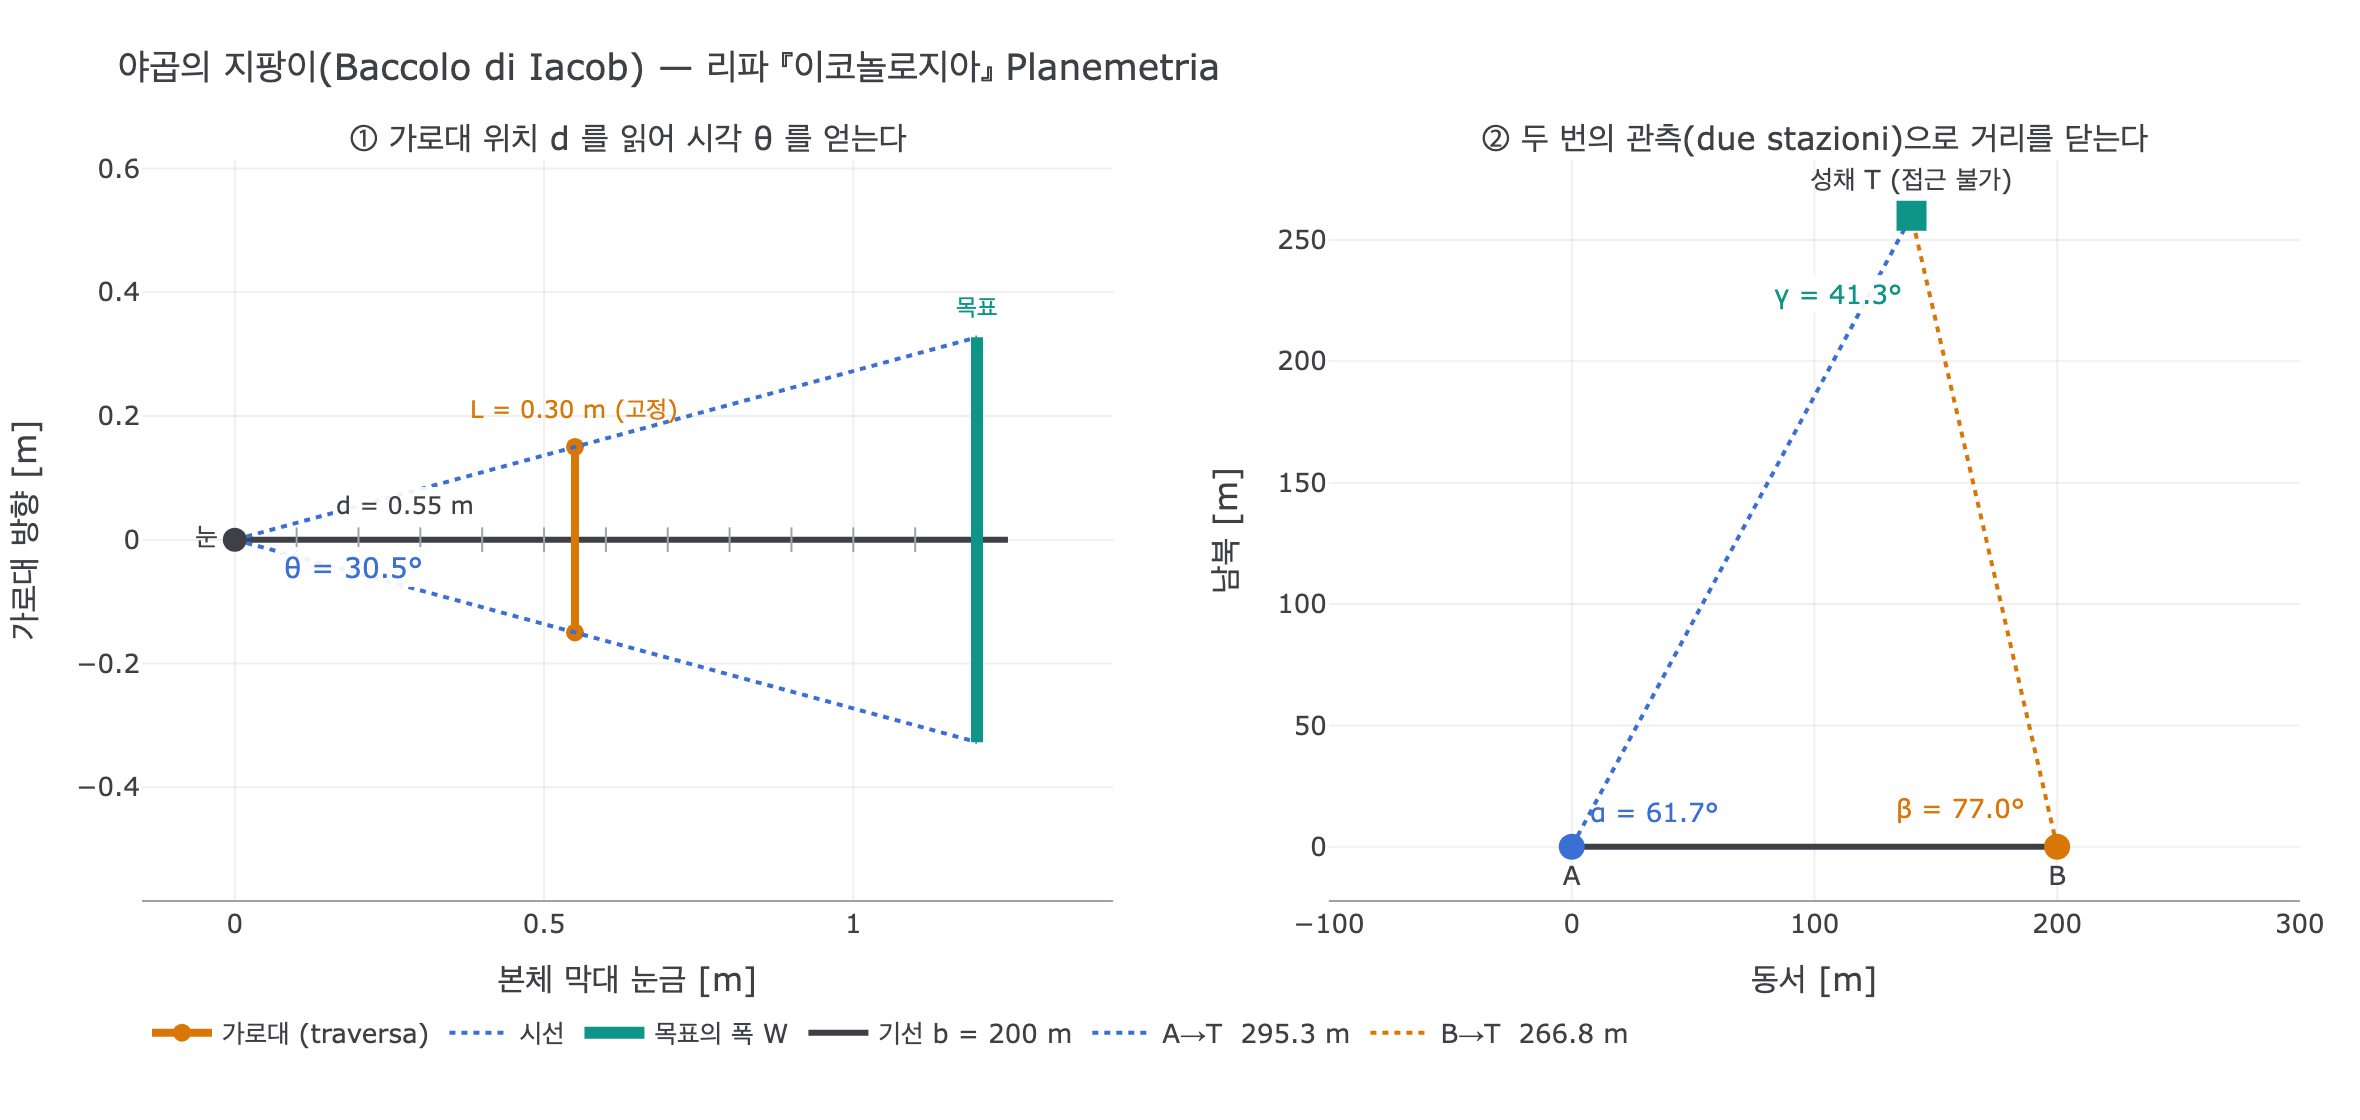

Generate this figure with Python:
# 필요 패키지: numpy, plotly, kaleido
#   pip install numpy plotly kaleido
#
# 리파 『이코놀로지아』 "PLANEMETRIA" 항목의 도구인
# '야곱의 지팡이(Baccolo di Iacob / cross-staff)'가 어떻게 각을 재고,
# 그 각 두 개("due sole stazioni")로 접근 불가능한 목표까지의 거리를
# 확정하는지를 단계적으로 재현한다.

# %% [markdown]
# # 야곱의 지팡이 — 각도 없이 각을 재는 자
#
# 리파의 원문:
#
# > La Planemetria … dimostra per l'arte militare il pigliare le distanze, larghezze e
# > lontananze, **per dove l'Uomo non si possa accostare** …
# > Le si dà il Baccolo di Iacob, essendo che il detto stromento opera **per via della
# > traversa, che corre innanzi e indietro, con due sole stazioni**.
#
# 도구는 두 부분뿐이다.
#
# * **본체 막대(radius)** — 눈금이 새겨져 있고, 한쪽 끝을 눈에 댄다.
# * **가로대(traversa / transom)** — 본체와 직교하며 **앞뒤로 미끄러진다**. 길이 $L$ 고정.
#
# 가로대의 두 끝이 목표의 두 끝과 정확히 겹쳐 보일 때 멈추고, 눈에서 가로대까지의
# 거리 $d$ 를 **길이 눈금으로 읽는다**. 그러면 시각(視角)은
#
# $$\theta = 2\arctan\!\frac{L/2}{d}$$
#
# 각도기가 전혀 필요 없다는 점이 이 도구의 핵심이다. **길이 한 번 읽기 = 각 한 번 재기.**

# %%
import numpy as np
import plotly.graph_objects as go
from plotly.subplots import make_subplots


def _show(fig):
    try:
        from IPython import get_ipython

        if get_ipython() is not None:  # VSCode 셀/Jupyter에서만 렌더링
            fig.show()
    except ImportError:
        pass


INK = "#3f3f46"
MUTED = "#a1a1aa"
C_A = "#3b6fd4"  # 관측점 A
C_B = "#d97706"  # 관측점 B
C_T = "#0f9488"  # 목표(성채)

L = 0.30  # 가로대 길이 [m] — 고정


def angle_from_reading(d, transom=L):
    """가로대 위치 d(눈~가로대 거리, m) -> 시각 theta [rad]"""
    return 2.0 * np.arctan((transom / 2.0) / d)


def reading_from_angle(theta, transom=L):
    """원하는 시각 theta [rad] -> 가로대를 놓아야 할 위치 d [m] (역변환)"""
    return (transom / 2.0) / np.tan(theta / 2.0)


for d in (0.20, 0.30, 0.45, 0.60, 0.90, 1.20):
    th = angle_from_reading(d)
    print(f"d = {d:4.2f} m -> theta = {np.degrees(th):6.2f}deg  (역변환 d = {reading_from_angle(th):4.2f} m)")
# 출력:
# d = 0.20 m -> theta =  73.74deg  (역변환 d = 0.20 m)
# d = 0.30 m -> theta =  53.13deg  (역변환 d = 0.30 m)
# d = 0.45 m -> theta =  36.87deg  (역변환 d = 0.45 m)
# d = 0.60 m -> theta =  28.07deg  (역변환 d = 0.60 m)
# d = 0.90 m -> theta =  18.92deg  (역변환 d = 0.90 m)
# d = 1.20 m -> theta =  14.25deg  (역변환 d = 1.20 m)

# %% [markdown]
# ## 1단계 — 거리를 이미 알 때: 폭(larghezza)을 구한다
#
# 목표까지의 거리 $D$ 를 알고 있다면, 시각 $\theta$ 로부터 목표의 폭은
#
# $$W = 2D\tan\frac{\theta}{2} = D\cdot\frac{L}{d}$$
#
# 삼각함수가 약분되어 **비례식 하나**로 끝난다. 르네상스 측량가가 실제로 쓴 형태다.

# %%
def width_from_angle(D, d, transom=L):
    """거리 D를 알 때 가로대 눈금 d로부터 목표의 폭 W"""
    return D * transom / d


D_known = 250.0  # m
for d in (0.75, 1.00, 1.50):
    print(f"D = {D_known:.0f} m, d = {d:.2f} m -> 목표 폭 W = {width_from_angle(D_known, d):6.2f} m")
# 출력:
# D = 250 m, d = 0.75 m -> 목표 폭 W = 100.00 m
# D = 250 m, d = 1.00 m -> 목표 폭 W =  75.00 m
# D = 250 m, d = 1.50 m -> 목표 폭 W =  50.00 m

# %% [markdown]
# ## 2단계 — 거리를 모를 때: "두 번의 관측(due sole stazioni)"
#
# 각 하나로는 거리가 결정되지 않는다. 접근할 수 없는 성채 $T$ 까지의 거리를 얻으려면
# **길이를 잴 수 있는 기선(base) $\overline{AB}=b$** 를 벌판에 잡고, 양 끝에서 각각
# 야곱의 지팡이로 "상대 관측점 ↔ 성채" 사이의 시각을 잰다.
#
# $$\alpha=\angle TAB,\qquad \beta=\angle TBA,\qquad \gamma=\pi-\alpha-\beta$$
#
# 사인 법칙으로
#
# $$D_A=\overline{AT}=b\,\frac{\sin\beta}{\sin\gamma},\qquad
#   D_B=\overline{BT}=b\,\frac{\sin\alpha}{\sin\gamma}$$
#
# 판화에서 같은 여인이 **전경과 좌측 배경에 두 번** 그려진 이유가 이것이다.

# %%
A = np.array([0.0, 0.0])
B = np.array([200.0, 0.0])  # 기선 b = 200 m (걸음으로 실측 가능한 평지)
T = np.array([140.0, 260.0])  # 접근 불가능한 성채 (검증용 '참값')

b = np.linalg.norm(B - A)


def angle_between(p, q, r):
    """점 p에서 본 q와 r 사이의 각 [rad]"""
    u, v = q - p, r - p
    return np.arccos(np.dot(u, v) / (np.linalg.norm(u) * np.linalg.norm(v)))


alpha = angle_between(A, B, T)  # A에서 잰 시각
beta = angle_between(B, A, T)  # B에서 잰 시각
gamma = np.pi - alpha - beta

# 지팡이 위에서 실제로 '읽히는' 것은 각이 아니라 가로대 눈금이다
d_A, d_B = reading_from_angle(alpha), reading_from_angle(beta)

print(f"기선 b        = {b:.1f} m")
print(f"A 관측: 가로대 눈금 d = {d_A:.4f} m -> alpha = {np.degrees(alpha):.3f}deg")
print(f"B 관측: 가로대 눈금 d = {d_B:.4f} m -> beta  = {np.degrees(beta):.3f}deg")
print(f"삼각형 닫기:  gamma = {np.degrees(gamma):.3f}deg")
# 출력:
# 기선 b        = 200.0 m
# A 관측: 가로대 눈금 d = 0.2511 m -> alpha = 61.699deg
# B 관측: 가로대 눈금 d = 0.1886 m -> beta  = 77.005deg
# 삼각형 닫기:  gamma = 41.295deg

# %%
D_A = b * np.sin(beta) / np.sin(gamma)
D_B = b * np.sin(alpha) / np.sin(gamma)

print(f"복원한 A->성채 거리 = {D_A:8.3f} m   (참값 {np.linalg.norm(T - A):8.3f} m)")
print(f"복원한 B->성채 거리 = {D_B:8.3f} m   (참값 {np.linalg.norm(T - B):8.3f} m)")
print(f"성채의 지면 높이(수직거리) = {D_A * np.sin(alpha):.3f} m   (참값 {T[1]:.3f} m)")
# 출력:
# 복원한 A->성채 거리 =  295.296 m   (참값  295.296 m)
# 복원한 B->성채 거리 =  266.833 m   (참값  266.833 m)
# 성채의 지면 높이(수직거리) = 260.000 m   (참값 260.000 m)

# %% [markdown]
# ## 3단계 — archipendolo(다림추)가 왜 발치에 놓였는가
#
# 위 식은 전부 **하나의 수평면 위에서** 성립한다. 기선이 기울어 있거나 지팡이가 수평이
# 아니면, 재는 것은 지표면의 길이가 아니라 경사거리가 된다. 경사각 $\phi$ 로 잰
# 기선의 수평 투영은 $b\cos\phi$ 이므로 거리 오차는 곧바로 비례해서 들어온다.

# %%
for phi_deg in (0, 2, 5, 10):
    phi = np.radians(phi_deg)
    D_slope = b * np.cos(phi) * np.sin(beta) / np.sin(gamma)
    print(f"기선 경사 {phi_deg:2d}deg -> 거리 {D_slope:7.2f} m (오차 {D_slope - D_A:+7.2f} m, {100 * (D_slope / D_A - 1):+5.2f}%)")
# 출력:
# 기선 경사  0deg -> 거리  295.30 m (오차   +0.00 m, +0.00%)
# 기선 경사  2deg -> 거리  295.12 m (오차   -0.18 m, -0.06%)
# 기선 경사  5deg -> 거리  294.17 m (오차   -1.12 m, -0.38%)
# 기선 경사 10deg -> 거리  290.81 m (오차   -4.49 m, -1.52%)

# %% [markdown]
# ## 4단계 — 눈금 읽기 오차가 거리에 얼마나 번지는가
#
# 가로대를 1 mm 잘못 놓으면 각이 흔들리고, 그 각이 사인 법칙을 통해 거리로 증폭된다.
# 도구의 실질적 정밀도를 가늠하는 계산이다.

# %%
eps = 0.001  # 가로대 위치 읽기 오차 1 mm


def solve_D(dA, dB, base=b):
    a = angle_from_reading(dA)
    bb = angle_from_reading(dB)
    return base * np.sin(bb) / np.sin(np.pi - a - bb)


base_D = solve_D(d_A, d_B)
for sA, sB in ((+1, 0), (-1, 0), (0, +1), (0, -1), (+1, -1)):
    Dp = solve_D(d_A + sA * eps, d_B + sB * eps)
    print(f"dA {sA:+d}mm, dB {sB:+d}mm -> D = {Dp:7.2f} m ({Dp - base_D:+6.2f} m)")
# 출력:
# dA +1mm, dB +0mm -> D =  294.13 m ( -1.17 m)
# dA -1mm, dB +0mm -> D =  296.49 m ( +1.19 m)
# dA +0mm, dB +1mm -> D =  293.23 m ( -2.07 m)
# dA +0mm, dB -1mm -> D =  297.41 m ( +2.11 m)
# dA +1mm, dB -1mm -> D =  296.22 m ( +0.92 m)

# %% [markdown]
# 1 mm의 손떨림이 약 300 m 거리에서 1~3 m의 오차로 번진다(≈1%).
# 각이 클수록(가로대가 눈에 가까울수록) 같은 1 mm가 더 큰 각 오차가 되므로,
# 실무에서는 **기선을 길게 잡아 두 각을 90°에 가깝지 않게** 만드는 것이 정석이었다.

# %% [markdown]
# ## 그림 — 왼쪽: 시각 측정 원리 / 오른쪽: 두 관측점 삼각측량

# %%
fig = make_subplots(
    rows=1,
    cols=2,
    subplot_titles=(
        "① 가로대 위치 d 를 읽어 시각 θ 를 얻는다",
        "② 두 번의 관측(due stazioni)으로 거리를 닫는다",
    ),
)

# --- 패널 1: 눈 - 본체막대 - 가로대 - 목표
d_demo = 0.55
th_demo = angle_from_reading(d_demo)
reach = 1.20  # 시선 그리는 길이

fig.add_trace(
    go.Scatter(x=[0, 1.25], y=[0, 0], mode="lines", line=dict(color=INK, width=3), name="본체 막대", showlegend=False),
    row=1, col=1,
)
for tick in np.arange(0.1, 1.26, 0.1):  # 눈금
    fig.add_trace(
        go.Scatter(x=[tick, tick], y=[-0.02, 0.02], mode="lines", line=dict(color=MUTED, width=1), showlegend=False),
        row=1, col=1,
    )
fig.add_trace(
    go.Scatter(
        x=[d_demo, d_demo], y=[-L / 2, L / 2], mode="lines+markers",
        line=dict(color=C_B, width=4), marker=dict(size=9, color=C_B),
        name="가로대 (traversa)",
    ),
    row=1, col=1,
)
for sgn in (+1, -1):
    fig.add_trace(
        go.Scatter(
            x=[0, reach], y=[0, sgn * (L / 2) * reach / d_demo],
            mode="lines", line=dict(color=C_A, width=2, dash="dot"),
            name="시선", showlegend=(sgn > 0),
        ),
        row=1, col=1,
    )
fig.add_trace(
    go.Scatter(
        x=[reach, reach], y=[-(L / 2) * reach / d_demo, (L / 2) * reach / d_demo],
        mode="lines", line=dict(color=C_T, width=6), name="목표의 폭 W",
    ),
    row=1, col=1,
)
fig.add_trace(
    go.Scatter(x=[0], y=[0], mode="markers+text", marker=dict(size=12, color=INK),
               text=["눈"], textposition="middle left", showlegend=False),
    row=1, col=1,
)
fig.add_annotation(
    x=d_demo / 2, y=0.055, xref="x", yref="y", text=f"d = {d_demo:.2f} m",
    showarrow=False, font=dict(size=12, color=INK),
    bgcolor="rgba(255,255,255,0.92)", row=1, col=1,
)
fig.add_annotation(
    x=d_demo, y=L / 2 + 0.06, xref="x", yref="y", text=f"L = {L:.2f} m (고정)",
    showarrow=False, font=dict(size=12, color=C_B), row=1, col=1,
)
fig.add_annotation(
    x=0.19, y=-0.045, xref="x", yref="y",
    text=f"θ = {np.degrees(th_demo):.1f}°", showarrow=False,
    font=dict(size=14, color=C_A), bgcolor="rgba(255,255,255,0.92)", row=1, col=1,
)
fig.add_annotation(
    x=reach, y=(L / 2) * reach / d_demo + 0.05, xref="x", yref="y",
    text="목표", showarrow=False, font=dict(size=12, color=C_T), row=1, col=1,
)

# --- 패널 2: 삼각측량
fig.add_trace(
    go.Scatter(x=[A[0], B[0]], y=[A[1], B[1]], mode="lines",
               line=dict(color=INK, width=3), name=f"기선 b = {b:.0f} m"),
    row=1, col=2,
)
fig.add_trace(
    go.Scatter(x=[A[0], T[0]], y=[A[1], T[1]], mode="lines",
               line=dict(color=C_A, width=2, dash="dot"), name=f"A→T  {D_A:.1f} m"),
    row=1, col=2,
)
fig.add_trace(
    go.Scatter(x=[B[0], T[0]], y=[B[1], T[1]], mode="lines",
               line=dict(color=C_B, width=2, dash="dot"), name=f"B→T  {D_B:.1f} m"),
    row=1, col=2,
)
fig.add_trace(
    go.Scatter(x=[A[0], B[0]], y=[A[1], B[1]], mode="markers+text",
               marker=dict(size=13, color=[C_A, C_B]), text=["A", "B"],
               textposition="bottom center", showlegend=False),
    row=1, col=2,
)
fig.add_trace(
    go.Scatter(x=[T[0]], y=[T[1]], mode="markers+text", marker=dict(size=15, color=C_T, symbol="square"),
               text=["성채 T (접근 불가)"], textposition="top center", showlegend=False),
    row=1, col=2,
)
fig.add_annotation(x=A[0] + 34, y=A[1] + 14, text=f"α = {np.degrees(alpha):.1f}°",
                   showarrow=False, font=dict(size=13, color=C_A), row=1, col=2)
fig.add_annotation(x=B[0] - 40, y=B[1] + 16, text=f"β = {np.degrees(beta):.1f}°",
                   showarrow=False, font=dict(size=13, color=C_B), row=1, col=2)
fig.add_annotation(x=T[0] - 30, y=T[1] - 32, text=f"γ = {np.degrees(gamma):.1f}°",
                   showarrow=False, font=dict(size=13, color=C_T), bgcolor="rgba(255,255,255,0.92)", row=1, col=2)

fig.update_xaxes(title_text="본체 막대 눈금 [m]", row=1, col=1, zeroline=False, range=[-0.15, 1.42],
                 gridcolor="rgba(0,0,0,0.06)", showline=True, linecolor=MUTED)
fig.update_yaxes(row=1, col=1, scaleanchor="x", scaleratio=1, zeroline=False,
                 gridcolor="rgba(0,0,0,0.06)", showline=False, title_text="가로대 방향 [m]")
fig.update_xaxes(title_text="동서 [m]", row=1, col=2, zeroline=False,
                 gridcolor="rgba(0,0,0,0.06)", showline=True, linecolor=MUTED)
fig.update_yaxes(title_text="남북 [m]", row=1, col=2, scaleanchor="x2", scaleratio=1,
                 zeroline=False, gridcolor="rgba(0,0,0,0.06)")
fig.update_layout(
    title="야곱의 지팡이(Baccolo di Iacob) — 리파 『이코놀로지아』 Planemetria",
    template="plotly_white",
    width=1180,
    height=560,
    font=dict(color=INK, size=13),
    legend=dict(orientation="h", yanchor="bottom", y=-0.22, x=0),
    margin=dict(l=60, r=30, t=80, b=110),
)

_show(fig)

import os

_here = os.path.dirname(os.path.abspath(__file__)) if "__file__" in globals() else os.getcwd()
_png = os.path.join(_here, "expy.png")
fig.write_image(_png, scale=2)
print("saved", os.path.basename(_png))
# 출력: saved expy.png
